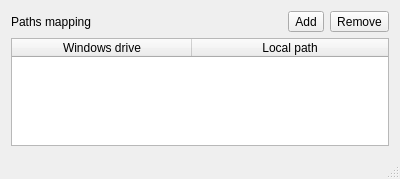
<?xml version="1.0" encoding="UTF-8"?>
<ui version="4.0">
 <class>MainWindow</class>
 <widget class="QMainWindow" name="MainWindow">
  <property name="geometry">
   <rect>
    <x>0</x>
    <y>0</y>
    <width>400</width>
    <height>179</height>
   </rect>
  </property>
  <property name="windowTitle">
   <string>FlashDevelop Bridge</string>
  </property>
  <property name="unifiedTitleAndToolBarOnMac">
   <bool>true</bool>
  </property>
  <widget class="QWidget" name="centralWidget">
   <layout class="QVBoxLayout" name="verticalLayout">
    <item>
     <layout class="QHBoxLayout" name="horizontalLayout">
      <item>
       <widget class="QLabel" name="labelMap">
        <property name="text">
         <string>Paths mapping</string>
        </property>
       </widget>
      </item>
      <item>
       <widget class="QToolButton" name="btAdd">
        <property name="text">
         <string>Add</string>
        </property>
       </widget>
      </item>
      <item>
       <widget class="QToolButton" name="btRemove">
        <property name="text">
         <string>Remove</string>
        </property>
       </widget>
      </item>
     </layout>
    </item>
    <item>
     <widget class="QTableWidget" name="listMap">
      <attribute name="horizontalHeaderDefaultSectionSize">
       <number>180</number>
      </attribute>
      <attribute name="horizontalHeaderMinimumSectionSize">
       <number>100</number>
      </attribute>
      <attribute name="horizontalHeaderStretchLastSection">
       <bool>true</bool>
      </attribute>
      <column>
       <property name="text">
        <string>Windows drive</string>
       </property>
      </column>
      <column>
       <property name="text">
        <string>Local path</string>
       </property>
      </column>
     </widget>
    </item>
   </layout>
  </widget>
  <widget class="QStatusBar" name="statusBar"/>
 </widget>
 <layoutdefault spacing="6" margin="11"/>
 <resources/>
 <connections/>
</ui>
